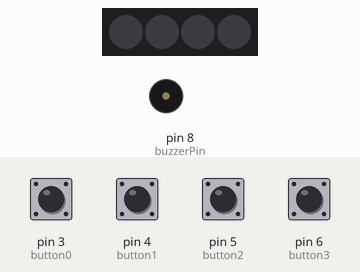
This sketch was run on a simulated Arduino Uno, built with avr-gcc and run on an emulated ATmega328P. On the bench: 4 RGB LEDs in strip order, left to right, buzzer (waves = sounding). Inputs (shaded band) come from the test bench; at power-on: pin 3 (button0), pin 4 (button1), pin 5 (button2), pin 6 (button3) HIGH. Dim RGB values are drawn brighter than linear.

Above: at 1.2 s.
1.3 s: pin 3 (button0) pulled LOW for 0.15 s
At 1.37 s:
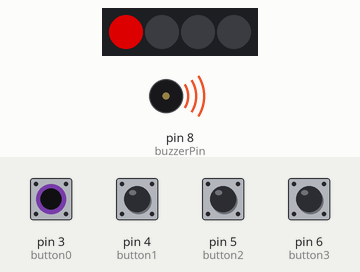
2.9 s: pin 4 (button1) pulled LOW for 0.15 s
At 2.97 s:
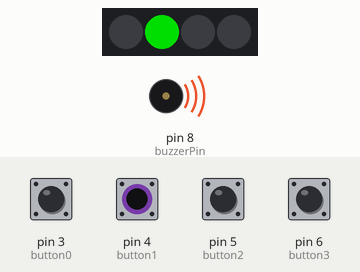
4.5 s: pin 5 (button2) pulled LOW for 0.15 s
At 4.57 s:
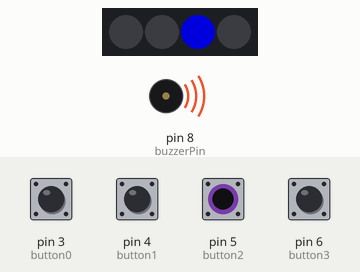
6.1 s: pin 6 (button3) pulled LOW for 0.15 s
At 6.17 s:
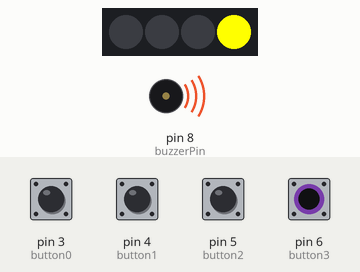
7.7 s: pin 3 (button0) driven LOW and pin 4 (button1) driven LOW
At 8.4 s:
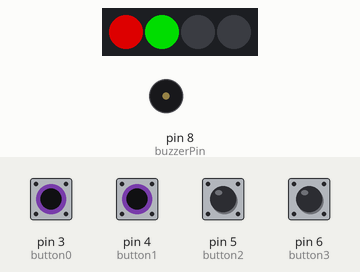
9.2 s: pin 5 (button2) pulled LOW for 1 s
At 9.5 s:
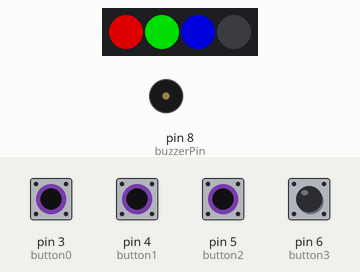
Timing chart, 0 to 11.0 s (numbered marks = the images above; inputs shaded):
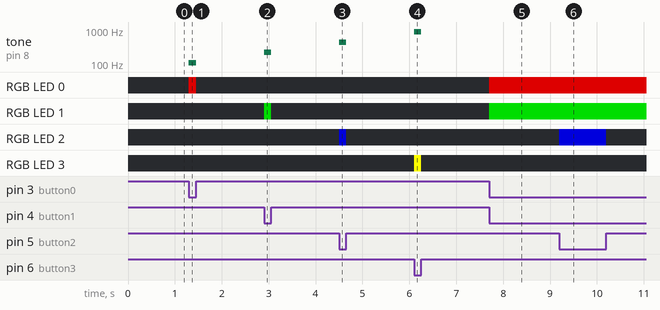

Measured:
- after the input at 1.3 s, tone on pin 8 (buzzerPin): silent → 110 Hz at once, → silent 0.15 s later; RGB LED 0: off → RGB(150, 0, 0) at once, → off 0.15 s later
- after the input at 2.9 s, tone on pin 8 (buzzerPin): silent → 220 Hz at once, → silent 0.15 s later; RGB LED 1: off → RGB(0, 150, 0) at once, → off 0.15 s later
- after the input at 4.5 s, tone on pin 8 (buzzerPin): silent → 440 Hz at once, → silent 0.15 s later; RGB LED 2: off → RGB(0, 0, 150) at once, → off 0.15 s later
- after the input at 6.1 s, tone on pin 8 (buzzerPin): silent → 880 Hz at once, → silent 0.15 s later; RGB LED 3: off → RGB(255, 255, 0) at once, → off 0.15 s later
- after the input at 7.7 s, RGB LED 0: off → RGB(150, 0, 0) at once; RGB LED 1: off → RGB(0, 150, 0) at once
- after the input at 9.2 s, RGB LED 2: off → RGB(0, 0, 150) at once

The sketch:

EssaiButtonBuzzerLed.ino
```cpp
/* Ce programme lit puis stock l'état de 4 boutons dans un tableau avant de les afficher dans le moniteur série.
    Ainsi, plusieurs boutons peuvent être préssé en même temps.
   https://html-color-codes.info/ Roue de couleurs hex
*/

#include <Adafruit_NeoPixel.h> // Importation de la bibliothèque pour gérer les NeoPixels
#define BrocheNeoPixel 2 // Broche sur laquelle les NeoPixels sont connectées
#define NombrePixel 4 // Nombre de NeoPixel
Adafruit_NeoPixel MesLed = Adafruit_NeoPixel(NombrePixel, BrocheNeoPixel, NEO_GRB + NEO_KHZ800); // Affectation des paramètres définies ci-dessus.

#define buzzerPin 8 // Le buzzer est connecté à la broche n°8
#define button0 3 // Il y a 4 boutons, le premier est nommé "button1" puis connecté à la broche n°3
#define button1 4
#define button2 5
#define button3 6
int buttonNumber[4] = {1, 1, 1, 1}; // Tableau de type int comprenant l'état des 4 boutons

void setup() {
  MesLed.begin(); // Initialiser la bibliothèque
  Serial.begin(9600); // Initialisation de la liaison série
  pinMode(buzzerPin, OUTPUT); // La broche du buzzer est configurée en sortie
  pinMode(button0, INPUT_PULLUP); // Déclaration des broches associées aux boutons en tant qu'entré. Utilisation d'une résistance de tirage interne
  pinMode(button1, INPUT_PULLUP);
  pinMode(button2, INPUT_PULLUP);
  pinMode(button3, INPUT_PULLUP);
}

void button() {
  buttonNumber[0] = digitalRead(button0);
  buttonNumber[1] = digitalRead(button1);
  buttonNumber[2] = digitalRead(button2);
  buttonNumber[3] = digitalRead(button3);
}

void led() {
  if (buttonNumber[0] && buttonNumber[1] && buttonNumber[2] && buttonNumber[3]==HIGH) {
    noTone(buzzerPin);
  }
  if (buttonNumber[0] == 0) {
    MesLed.setPixelColor(0, MesLed.Color(150, 0, 0));
    tone(buzzerPin, 110);
  }
  else {
    MesLed.setPixelColor(0, MesLed.Color(0, 0, 0));
  }
  if (buttonNumber[1] == 0) {
    MesLed.setPixelColor(1, MesLed.Color(0, 150, 0));
    tone(buzzerPin, 220);
  }
  else {
    MesLed.setPixelColor(1, MesLed.Color(0, 0, 0));
  }
  if (buttonNumber[2] == 0) {
    MesLed.setPixelColor(2, MesLed.Color(0, 0, 150));
    tone(buzzerPin, 440);
  }
  else {
    MesLed.setPixelColor(2, MesLed.Color(0, 0, 0));
  }
  if (buttonNumber[3] == 0) {
    MesLed.setPixelColor(3, 0xFFFF00);
    tone(buzzerPin, 880);
  }
  else {
    MesLed.setPixelColor(3, MesLed.Color(0, 0, 0));
  }


}

void loop() {
  button();
 /* for (int i = 0; i < 4; i++) {
    Serial.print(buttonNumber[i]);
    delay(100);
  }
  Serial.println();
  Serial.print("Etat bouton n0->");
  Serial.println(buttonNumber[0]);
  Serial.print("Etat bouton n1->");
  Serial.println(buttonNumber[1]);
  Serial.print("Etat bouton n2->");
  Serial.println(buttonNumber[2]);
  Serial.print("Etat bouton n3->");
  Serial.println(buttonNumber[3]);
  Serial.println();
  Serial.println();*/
  led();
  MesLed.show();
}
```
